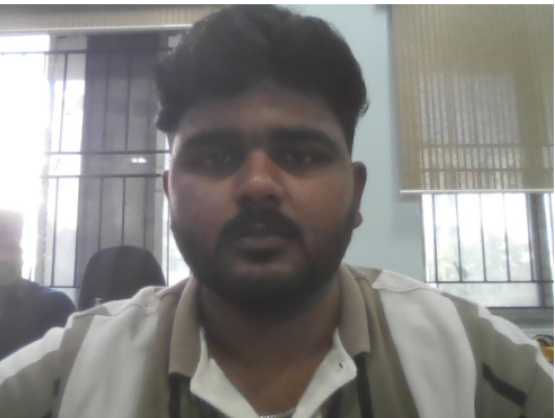
#> input picture image-1.png, 555 x 418 px, given in place of the camera
$ jupyter execute --allow-errors 02-QP.ipynb   (text cells are left out)
#> lines starting #> are read from the running program, lines starting #| are printed output that depends on the picture
[cell 1]
# Import required libraries
import cv2
import matplotlib.pyplot as plt
from IPython.display import clear_output
import time

[cell 2]
cap = cv2.VideoCapture(0)
ret, frame = cap.read()
#> frame is the input picture: shape (418, 555, 3); mean B, G, R 130.8, 133.2, 134.8
if ret:
    cv2.imwrite("captured_frame.jpg", frame)
cap.release()

[cell 3]
# Display the captured frame using Matplotlib
captured_image = cv2.imread('captured_frame.jpg')

[cell 4]
# To Display the video

plt.imshow(captured_image[:,:,::-1])
#> (this line was passed over: IPython is not available in this run)
plt.title('Captured Frame')
#> (this line was passed over: IPython is not available in this run)
plt.axis('off')
#> (this line was passed over: IPython is not available in this run)

$ run again, on image-2.png
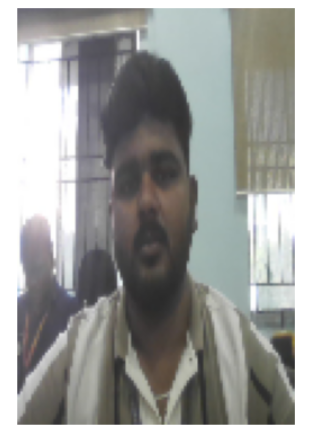
#> input picture image-2.png, 309 x 436 px, given in place of the camera
#> frame is the input picture: shape (436, 309, 3); mean B, G, R 153.7, 156.2, 155.1

$ run again, on image-3.png
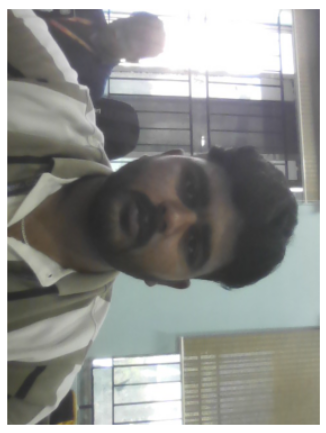
#> input picture image-3.png, 326 x 433 px, given in place of the camera
#> frame is the input picture: shape (433, 326, 3); mean B, G, R 143, 146.2, 144.7

$ run again, on image.png
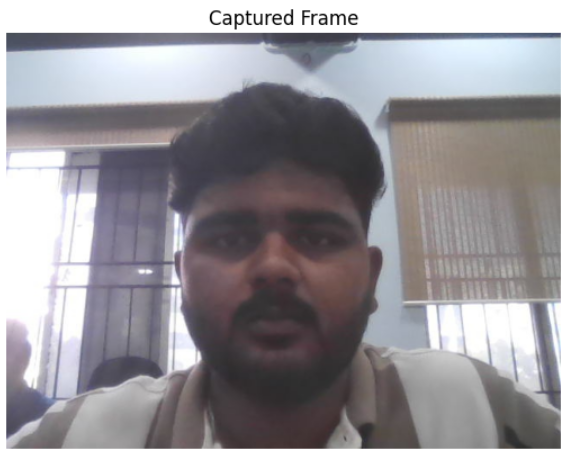
#> input picture image.png, 580 x 453 px, given in place of the camera
#> frame is the input picture: shape (453, 580, 3); mean B, G, R 154.5, 149.8, 152.5
